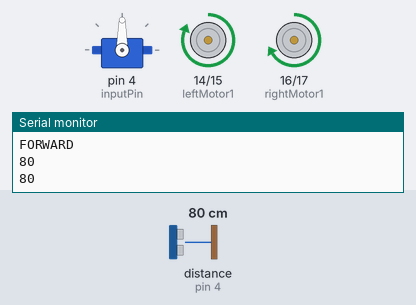
Bench run of a sketch on a simulated Arduino Uno, built with avr-gcc and run on an emulated ATmega328P. Parts: servo, motor-driver pin pairs drawn as motors (green arrow = first pin HIGH = forward, orange = second pin HIGH = backward, longer = more drive, scaled by the enable pin), the last lines printed to the serial monitor. Wiring (inferred from the names in the program): ultrasonic range finder: trigger pin 5; echo pin 4. Inputs (shaded band) come from the test bench; at power-on: distance to the obstacle (sensor on pin 4) 80 cm. The echo pulse lasts 58.3 µs per cm.

Above: at 1.2 s.
1.3 s: distance to the obstacle (sensor on pin 4) set to 43 cm
4.3 s: distance to the obstacle (sensor on pin 4) set to 37 cm
At 5.1 s:
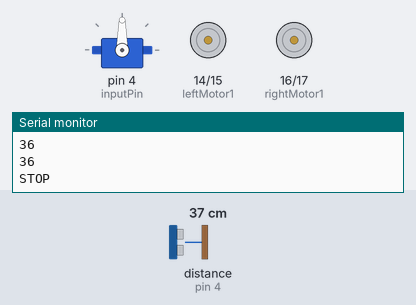
At 6.2 s:
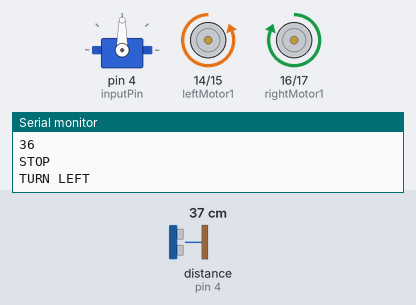
Timing chart, 0 to 16.3 s (numbered marks = the images above; inputs shaded):
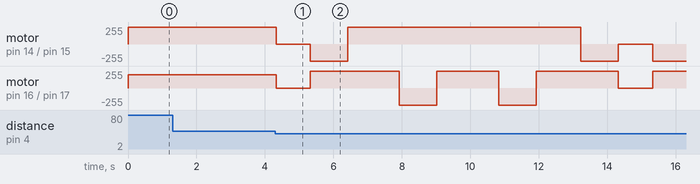

Measured:
- the behaviour switches between 41 and 40 cm on distance to the obstacle (sensor on pin 4) (found by bisection; images 0 and 1)

The sketch:

4bizhang.ino
```cpp
#include <Servo.h>

#define STOP      0
#define FORWARD   1
#define BACKWARD  2
#define TURNLEFT  3
#define TURNRIGHT 4

int leftMotor1 = 14;
int leftMotor2 = 15;
int rightMotor1 = 16;
int rightMotor2 = 17;

int leftPWM = 2;
int rightPWM = 3;

Servo myServo;  //舵机

int inputPin=4;   // 定义超声波信号接收接口
int outputPin=5;  // 定义超声波信号发出接口

int dis;
float cm;

void setup() {
  // put your setup code here, to run once:
  //串口初始化
  Serial.begin(9600);
  //舵机引脚初始化
  myServo.attach(4);
  //测速引脚初始化
  pinMode(leftMotor1, OUTPUT);
  pinMode(leftMotor2, OUTPUT);
  pinMode(rightMotor1, OUTPUT);
  pinMode(rightMotor2, OUTPUT);
  pinMode(leftPWM, OUTPUT);
  pinMode(rightPWM, OUTPUT);
  //超声波控制引脚初始化
  pinMode(inputPin, INPUT);
  pinMode(outputPin, OUTPUT);
}

void loop() {
  // put your main code here, to run repeatedly:
  avoidance();
}
void motorRun(int cmd,int value)
{
  analogWrite(leftPWM, value);  //设置PWM输出，即设置速度
  analogWrite(rightPWM, value);
  switch(cmd){
    case FORWARD:
     Serial.println("FORWARD"); //输出状态
      digitalWrite(leftMotor1, HIGH);
      digitalWrite(leftMotor2, LOW);
      digitalWrite(rightMotor1, HIGH);
      digitalWrite(rightMotor2, LOW);
      break;
     case BACKWARD:
      Serial.println("BACKWARD"); //输出状态
      digitalWrite(leftMotor1, LOW);
      digitalWrite(leftMotor2, HIGH);
      digitalWrite(rightMotor1, LOW);
      digitalWrite(rightMotor2, HIGH);
      break;
     case TURNLEFT:
      Serial.println("TURN LEFT"); //输出状态
      digitalWrite(leftMotor1, LOW);
      digitalWrite(leftMotor2,HIGH );
      digitalWrite(rightMotor1,HIGH );
      digitalWrite(rightMotor2,LOW);
      break;
     case TURNRIGHT:
      Serial.println("TURN RIGHT"); //输出状态
      digitalWrite(leftMotor1, HIGH);
      digitalWrite(leftMotor2, LOW);
      digitalWrite(rightMotor1, LOW);
      digitalWrite(rightMotor2, HIGH);
      break;
     default:
      Serial.println("STOP"); //输出状态
      digitalWrite(leftMotor1, LOW);
      digitalWrite(leftMotor2, LOW);
      digitalWrite(rightMotor1, LOW);
      digitalWrite(rightMotor2, LOW);
  }
}
void avoidance()
{
  motorRun(FORWARD,200);
  dis=getDistance(); //正前方距离
  Serial.print(dis);
  Serial.println();
  if(dis<40)
  {
    motorRun(STOP,0);
    delay(1000);
    motorRun(TURNLEFT,255);
    delay(1100);
    motorRun(FORWARD,255);
    delay(1500);
    motorRun(TURNRIGHT,255);
    delay(1100);
    motorRun(FORWARD,255);
    delay(1800);
    motorRun(TURNRIGHT,255);
    delay(1100);
    motorRun(FORWARD,255);
    delay(1300);
    motorRun(TURNLEFT,255);
    delay(1100);
   }
}

int getDistance()
{
  digitalWrite(outputPin, LOW); // 使发出发出超声波信号接口低电平2μs
  delayMicroseconds(2);
  digitalWrite(outputPin, HIGH); // 使发出发出超声波信号接口高电平10μs，这里是至少10μs
  delayMicroseconds(10);
  digitalWrite(outputPin, LOW); // 保持发出超声波信号接口低电平

  int distance = pulseIn(inputPin, HIGH); // 读出脉冲时间
  distance= distance/58; // 将脉冲时间转化为距离（单位：厘米）
  Serial.println(distance); //输出距离值


  if (distance>180||distance<1)
  {
    //如果距离小于1大于180厘米返回数据
    return 180;
  }
  else
    return distance;
}
```
